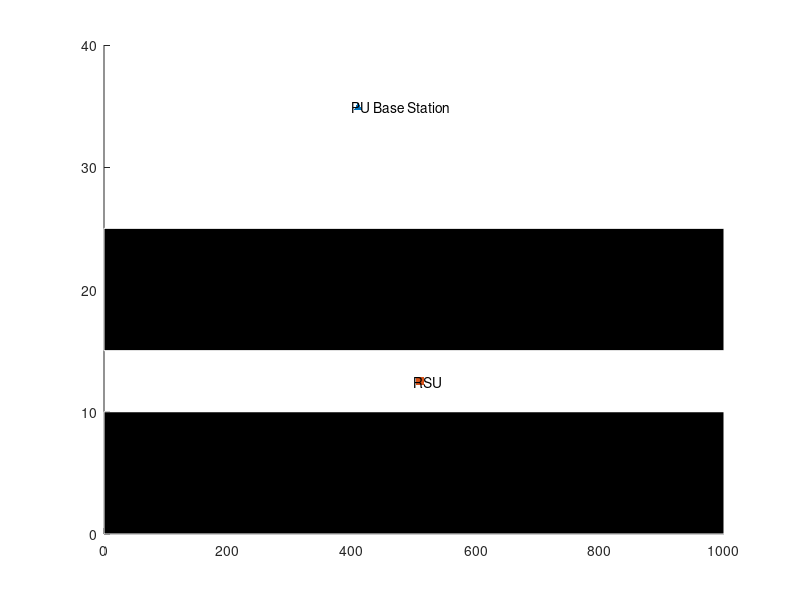

Source code (MATLAB): (Note: this script raises an error after producing the figure.)
%%
clear;
clc;
clf;
close all;
%%
%road building
highwayL=[1000,40];
PU_c= [400 35];
RSU_c= [500 12.5];
axis([0 highwayL(1) 0 highwayL(2)]);
hold on;
rectangle('Position',[0,0,highwayL(1),10],'FaceColor','black','EdgeColor','white');
rectangle('Position',[0,15,highwayL(1),10],'FaceColor','black','EdgeColor','white');
scatter(PU_c(1)+10,PU_c(2),'^','filled');
scatter(RSU_c(1)+10,RSU_c(2),'s','filled');
text(PU_c(1),PU_c(2),'PU Base Station');
text(RSU_c(1),RSU_c(2),'RSU');
%%
%pu status
%pu=randi([0,1],1,10);
pu=randsrc(1,20,[1,0;0.3,0.7]);
wt=randi([5,15],1,20);
F1=500*(10^6);    Fs=1200*(10^6);% Carrier & Sampling freq
%%
% TV Tx. s/l generation
%N=1000;
t=0:0.001/1000:0.001;
x=4*sin(2*pi*1000*t); 
A=2*ammod(x,F1,Fs);
%%
% Filtere for receiver at SU
ww1=fdesign.bandpass('N,F3dB1,F3dB2',8,490*(10^6),510*(10^6),Fs);
Hd1=design(ww1,'butter');
pd=0.1:0.1:1;%pfa values
N=5;
tr=8;
tt=12;
transmit=0;
taggedSU=randi([1,N],1,1);
sf=zeros([1,N]);
st=randi([2,9],1,N);
pnv=[];
pmv=[];
SU1y=randi([1 24],1,N);
threshval=[];
eneval=[];
SCSS=0;
nvarval=[];
%snrv=0;
%no=awgn(0*A,snrv);
sigvar=[];
ene2val=[];
thresh2val=[];
for k=1:N    
        if SU1y(k)<10       
            SU1x(k)=randi([0 700],1,1);    
        elseif SU1y(k)>15        
            SU1x(k)=randi([300 1000],1,1);    
        else
            SU1y(k)=randi([1 9],1,1);
            SU1x(k)=randi([0 700],1,1);    
        end
end
    speed=randi([8,20],1,N);
%%
%numero=1;
% For varying SUs number
for rg=1:length(pd)
    % Y axis position of SUs to align them on road (based on image)
    SUx=SU1x;
    SUy=SU1y;
   
    % Assign speeds for nodes (in m/s)
    %totaltime=sum(wt);
    %MAJ=[zeros(1,totaltime)];
    title(sprintf('Number of Secondary Users : %g',N));
    %taggedSU=randi([1,N],1,1);
    sf=zeros([1,N]);
    %st=randi([1,10],1,N);
    %st(taggedSU)=7;
    time=0;
    cmp=[];
    res=[];
    res2=[];
    res3=[];
    %spread sheet
    delete('data6.xlsx')
    col={'ACSS','ener_cal','dis_meas','Time'};
    xlswrite('data6.xlsx',col,'Sheet1','A1')
    pn=0;
    pm=0;
    for i=1:20
        for j=1:wt(i)
            time=time+1;
            %sensing and reporting phase
            a=scatter(SUx,SUy,'b','filled');   
            if(transmit==1)
                if(pu(i)==0)
                    pn=pn+1;
                else
                    pm=pm+1;
                end
                transmit=0;
            end
            for k=1:N
            if (rem(time,((sf(k)*10)+st(k)))==0)
            sf(k)=sf(k)+1;    
            dist=sqrt(((SUx(k)-PU_c(1))^2+(SUy(k)-PU_c(2))^2));
            pathloss=9*dist^(-0.7);
            PU=pathloss*pu(i)*A;
            %snr=250/dist;
            snrv=-0.5*speed(k);
            %snrv=-0.5*speed(k);
            %if(pu(i)==1)
            %PU1=awgn(PU,snrv,'measured');
            %else
            %PU1=awgn(PU,snrv);
            %end
            no=awgn(0*A,snrv);
            if(pu(i)==1)
            sigvar=[sigvar var(PU)];
            end
            PU1=PU+no;
            nvar=var(filter(Hd1,no));
            en=sum(abs(filter(Hd1,PU1)).^2);
            eneval=[eneval [en pu(i)]];
            %nvar=var(filter(Hd1,no));
            
            if(k==taggedSU & dist<1000)
                ACSS=1;
                SCSS=1;
                cmp=[cmp pu(i)];
            else
                ACSS=0;
            end
            %sending information to RSU`
            toRSU=fskmodulation(ACSS,ceil(en),ceil(dist),ceil(time),ceil(1000*nvar),pu(i),speed(k));
            %numero=numero+1;
            %AT RSU
      data=fskdemodulation(toRSU);
       %Q=vertcat(Q,data);
       if (data(1,1)==1)
           y=[];
      writematrix(data,'data6.xlsx','Sheet','sheet1','WriteMode','Append');
      A1=readmatrix('data6.xlsx');
      B=sortrows(A1,4,'descend');
      sum1=0;
      weightsum=0;
      %if((prod(size(B))/5)>10)
      %    qq=10;
      %else
      %   qq=prod(size(B))/5;
      %end
      check=[];
      qq=1;
      bpan=[];
      while(qq<=size(B,1) & (data(1,4)-B(qq,4))<10 & qq<=7 & B(qq,3)<1000)
         fis=readfis('checking.fis');
        weight(qq)=evalfis(fis,[B(qq,3) (data(1,4)-B(qq,4)) B(qq,end)*(18/5)]);
        check=[check [B(qq,3) (data(1,4)-B(qq,4))]];
        y=[y weight(qq)];
        %sprintf('Weight : %g',weight(i));
        sum1=sum1+weight(qq)*B(qq,2);
        weightsum=weightsum+weight(qq);
        bpan=[B(qq,2) B(qq,3)];
        writematrix(bpan,'m.xlsx','Sheet','sheet5','WriteMode','Append');
        qq=qq+1;
      end
      sum1=sum1/(weightsum);
     %pfa=0.1;
     Nsam=1001;
     y=y./(sum(y));
     SNR=0.1; %-10db
     func1=sqrt(2*Nsam*(((y(1)^2)*(SNR+1)^2)+(sum(y(2:end).^2)*(SNR+1)^2)));
     func2=Nsam*(y(1)*(SNR+1)+sum(y(2:end))*(SNR+1));
     thresh=0.3*(qfuncinv(pd(rg))*func1+func2);
     threshval=[threshval thresh];
     writematrix(check,'data6.xlsx','Sheet','sheet3','WriteMode','Append'); 
     writematrix([data(2),sum1,thresh],'data6.xlsx','Sheet','sheet2','WriteMode','Append'); 
    if(sum1>thresh)
        res=[res 1];
    else
        transmit=1;
        res=[res 0];
    end
    sum5=0;
    bpan3=readmatrix('m.xlsx');
    bpan2=sortrows(bpan3,2,'descend');
    werand=rand(1,size(bpan2,1));
    werand2=sort(werand,'descend');
    thresh=0.3*(qfuncinv(pd(rg))*func1+func2);
    for qqqq=1:size(bpan2,1)
        sum5=sum5+bpan2(qqqq,1)*werand2(qqqq);
    end
    sum5=sum5./sum(werand);
    if(sum5>thresh)
        res3=[res3 1];
    else
        transmit=1;
        res3=[res3 0];
    end
     delete('m.xlsx');
 else
 %numero=numero+1;
 %xlswrite('data6.xlsx',data,'section II',['A' num2str(numero)]);
 writematrix(data,'data6.xlsx','Sheet','sheet1','WriteMode','Append');
       end
 %delete('m.xlsx');
            
            %nvar = 1/snr;   
            %nSample=length(PU1);    
            % Setting threshold
            %AT RSU
        
           
            end
            end
            if(SCSS==1)
                for k=1:N
                dist=sqrt(((SUx(k)-PU_c(1))^2+(SUy(k)-PU_c(2))^2));
            pathloss=9*dist^(-0.7);
            PU=pathloss*pu(i)*A;
            snrv=-0.5*speed(k);
            no=awgn(0*A,snrv);
            PU1=PU+no;
            en2=sum(abs(filter(Hd1,PU1)).^2);
            en2=en2./Nsam;
            ene2val=[ene2val en2];
            thresh2=0.3*(qfuncinv(pd(rg))*sqrt(2*(SNR+1)./Nsam)+(SNR+1));
            thresh2val=[thresh2val thresh2];
            if en2>thresh2 
                pk(k)=1;
            else
                pk(k)=0;
            end
                end
            
            if sum(pk)>2
                res2=[res2 1];
            else
                res2=[res2 0];
            end
            SCSS=0;
            end
            for z=1:N
            if SUy(z)<=10&&SUy(z)>=0;
                SUx(z)=SUx(z)+speed(z)/7;       
            elseif SUy(z)>=15&&SUy(z)<=25;           
                SUx(z)=SUx(z)-speed(z)/7;        
            end
            end
            pause(0.01);
    set(a,'Visible','off'); 
        end
    end
pnv=[pnv pn];
pmv=[pmv pm];
p(rg)=sum(cmp==0)/length(cmp); 
tot=pn+pm;
if(tot==0)
    tot=1;
end
pfac(rg)=sum(cmp==0&res==1)/sum(cmp==0); 
pfac2(rg)=sum(cmp==0&res2==1)/sum(cmp==0);
pfac3(rg)=sum(cmp==0&res3==1)/sum(cmp==0);
pdc(rg)=(sum(cmp==1&res==1)/sum(cmp==1));
pdc2(rg)=(sum(cmp==1&res2==1)/sum(cmp==1));
pdc3(rg)=(sum(cmp==1&res3==1)/sum(cmp==1));
pmd(rg)=sum(cmp==1&res==0)/sum(cmp==1);
pmd2(rg)=sum(cmp==1&res2==0)/sum(cmp==1);
pmd3(rg)=sum(cmp==1&res3==0)/sum(cmp==1);
throu1(rg)=((tr)/tt)*p(rg).*((pn/(tot))*(1-pfac(rg))*log2(1+5)+(pm/(tot))*(1-pdc(rg))*log2(1+5/10));  
throu2(rg)=((tr-2)/tt)*p(rg).*((pn/(tot))*(1-pfac2(rg))*log2(1+5)+(pm/(tot))*(1-pdc2(rg))*log2(1+5/10));  
throu3(rg)=((tr)/tt)*p(rg).*((pn/(tot))*(1-pfac3(rg))*log2(1+5)+(pm/(tot))*(1-pdc3(rg))*log2(1+5/10)); 
%pdp(rg)=(sum(res==0)/length(cmp));
%pmd(rg)=sum(cmp==1&res==0)/length(cmp);
%pfap(rg)=sum(res==0)/length(cmp); 
end
%N=strtn:5:endn;
rg=1:length(pd);
figure(2);
%subplot 311; 
plot(pd,throu1(1:length(pd)));
hold on
plot(pd,throu2(1:length(pd)));
hold on
plot(pd,throu3(1:length(pd)));
legend('ACSS-pm','SCSS','ACSS-bp','location','south');
title 'THROUGHPUT Analysis';  
%ylim([0 1]); 
grid; 
xlabel 'Pd';
ylabel 'throughput'; %legend('MAJ rule');
%subplot 312; 
%plot(pfa,pmd(1:length(pfa))); 
%title 'PROBABILITY OF MISDETECTION'; ylim([-0.2 1.2]); grid; 
%xlabel 'Number of Secondary users'; ylabel 'P_{md}'; 
%legend('MAJ rule'); 
%subplot 313; 
%plot(pfa,pfap(1:length(pfa)));
%title 'PROBABILITY OF FALSE ALARM'; ylim([-0.2 1.2]); grid;
%xlabel 'Number of Secondary users'; ylabel 'P_{fa}'; legend('MAJ rule');
    

